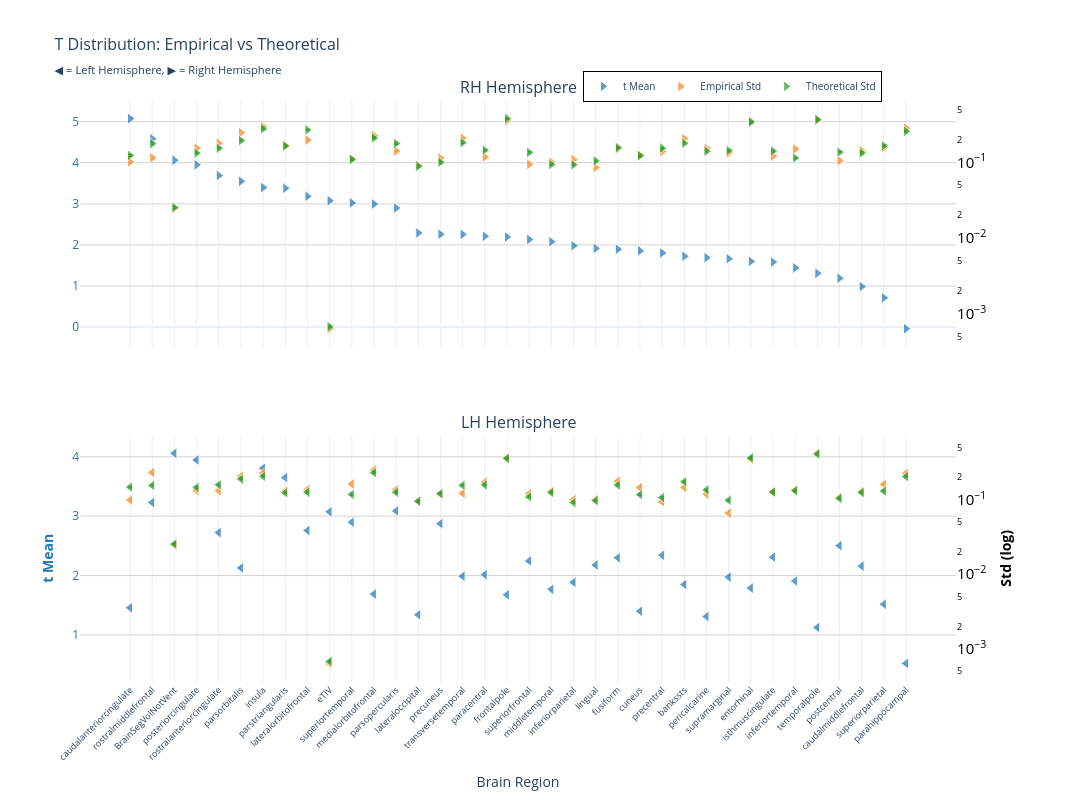
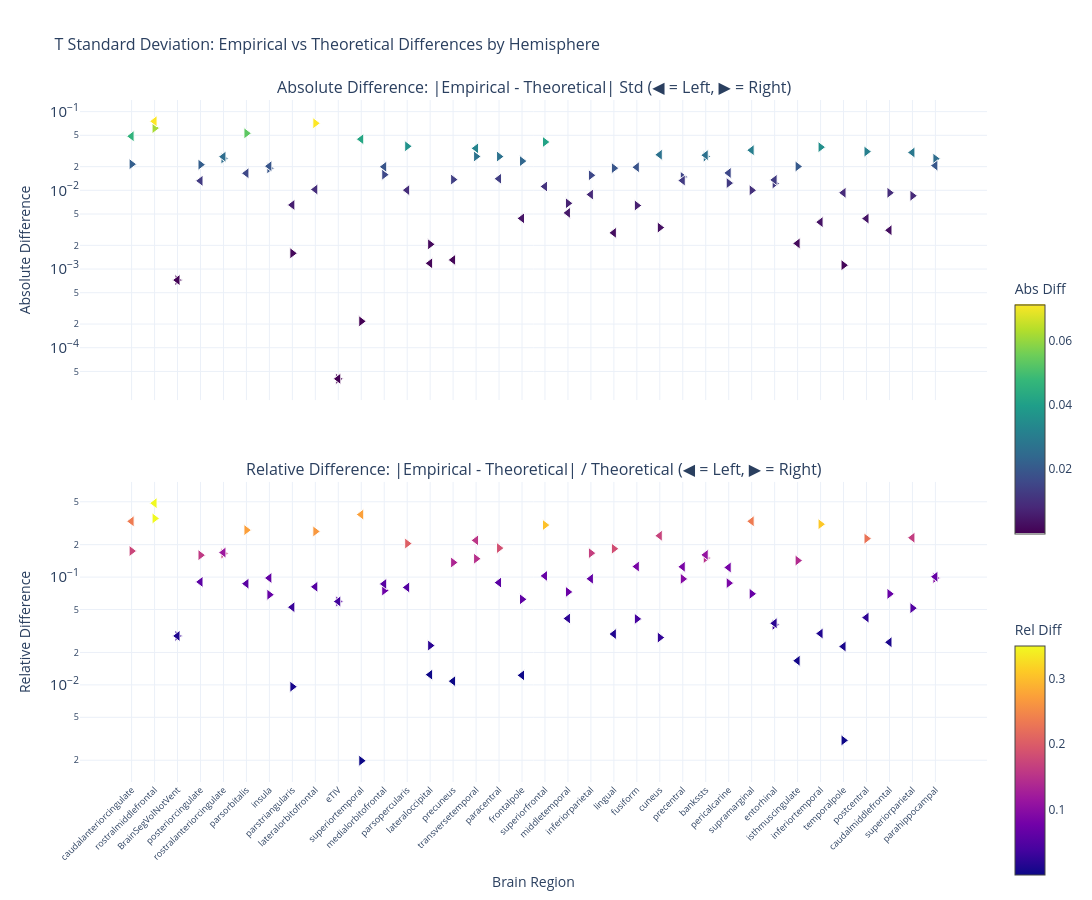

Notebook code cell kept with these figures, in order:
### Markdown cell above
### t-statistic

### Code cell
nu_nav = df_npvr[(df_npvr["timepoint"] == "baseline") & (df_npvr["group"] == "HC-PD")]
data_path = stats_dir / f"student_baseline_{METRIC}.parquet"
df, stats = get_test_stats(
    data_path,
    stat_functions_F,
    nu_nav,
    hemisphere=True,
    study="baseline",
    raw_values=True,
)
show_figure(stats, hemisphere=True, stat_name="t", study="baseline", metric=METRIC)

### Figure 1 — Plotly figure (JSON) as saved in the notebook; plotly's stock layout.template omitted (floating-point values rounded to 4 significant figures)
{"data": [{"hovertemplate": "<b>%{x}</b><br>Mean t: %{y:.2f}<br><extra></extra>", "legendgroup": "mean", "marker": {"color": "#1f77b4", "line": {"color": "white", "width": 1}, "opacity": 0.7, "size": 10, "symbol": "triangle-right"}, "mode": "markers", "name": "t Mean", "showlegend": true, "type": "scatter", "x": ["caudalanteriorcingulate", "rostralmiddlefrontal", "BrainSegVolNotVent", "posteriorcingulate", "rostralanteriorcingulate", "parsorbitalis", "insula", "parstriangularis", "lateralorbitofrontal", "eTIV", "superiortemporal", "medialorbitofrontal", "parsopercularis", "lateraloccipital", "precuneus", "transversetemporal", "paracentral", "frontalpole", "superiorfrontal", "middletemporal", "inferiorparietal", "lingual", "fusiform", "cuneus", "precentral", "bankssts", "pericalcarine", "supramarginal", "entorhinal", "isthmuscingulate", "inferiortemporal", "temporalpole", "postcentral", "caudalmiddlefrontal", "superiorparietal", "parahippocampal"], "xaxis": "x", "y": [5.073, 4.581, 4.06, 3.948, 3.689, 3.547, 3.394, 3.379, 3.183, 3.076, 3.023, 2.993, 2.899, 2.291, 2.258, 2.256, 2.209, 2.193, 2.128, 2.077, 1.98, 1.915, 1.896, 1.854, 1.804, 1.723, 1.688, 1.661, 1.598, 1.582, 1.439, 1.308, 1.187, 0.9858, 0.7125, -0.04117], "yaxis": "y"}, {"hovertemplate": "<b>%{x}</b><br>Empirical Std: %{y:.3f}<br><extra></extra>", "legendgroup": "empirical", "marker": {"color": "#ff7f0e", "line": {"color": "white", "width": 1}, "opacity": 0.7, "size": 10, "symbol": "triangle-right"}, "mode": "markers", "name": "Empirical Std", "showlegend": true, "type": "scatter", "x": ["caudalanteriorcingulate", "rostralmiddlefrontal", "BrainSegVolNotVent", "posteriorcingulate", "rostralanteriorcingulate", "parsorbitalis", "insula", "parstriangularis", "lateralorbitofrontal", "eTIV", "superiortemporal", "medialorbitofrontal", "parsopercularis", "lateraloccipital", "precuneus", "transversetemporal", "paracentral", "frontalpole", "superiorfrontal", "middletemporal", "inferiorparietal", "lingual", "fusiform", "cuneus", "precentral", "bankssts", "pericalcarine", "supramarginal", "entorhinal", "isthmuscingulate", "inferiortemporal", "temporalpole", "postcentral", "caudalmiddlefrontal", "superiorparietal", "parahippocampal"], "xaxis": "x", "y": [0.1017, 0.1147, 0.02471, 0.1539, 0.1792, 0.2474, 0.2969, 0.1665, 0.1972, 0.0006372, 0.1093, 0.2261, 0.1411, 0.09095, 0.114, 0.209, 0.1178, 0.3544, 0.09431, 0.1008, 0.1086, 0.0853, 0.1504, 0.1258, 0.1391, 0.2056, 0.1528, 0.133, 0.3512, 0.1211, 0.1497, 0.365, 0.1054, 0.1425, 0.1571, 0.2821], "yaxis": "y2"}, {"error_y": {"array": [0.00345, 0.004944, 0.0007126, 0.003717, 0.004308, 0.005446, 0.007784, 0.004621, 0.00752, 1.898e-05, 0.00307, 0.005893, 0.00497, 0.002491, 0.002809, 0.005102, 0.004053, 0.01059, 0.003795, 0.002633, 0.002609, 0.002926, 0.004393, 0.00343, 0.004314, 0.005008, 0.003936, 0.004008, 0.009498, 0.003955, 0.003203, 0.01026, 0.003824, 0.003733, 0.00464, 0.007199], "arrayminus": [0.003355, 0.004807, 0.0006929, 0.003614, 0.004188, 0.005295, 0.007568, 0.004493, 0.007311, 1.846e-05, 0.002985, 0.005729, 0.004833, 0.002422, 0.002732, 0.004961, 0.003941, 0.01029, 0.00369, 0.00256, 0.002536, 0.002845, 0.004271, 0.003334, 0.004194, 0.004869, 0.003827, 0.003897, 0.009235, 0.003846, 0.003114, 0.009972, 0.003718, 0.003629, 0.004512, 0.006999], "color": "#2ca02c", "thickness": 1, "type": "data", "visible": true, "width": 2}, "hovertemplate": "<b>%{x}</b><br>Theoretical Std: %{y:.3f}<br><extra></extra>", "legendgroup": "theoretical", "marker": {"color": "#2ca02c", "line": {"color": "white", "width": 1}, "opacity": 0.7, "size": 10, "symbol": "triangle-right"}, "mode": "markers", "name": "Theoretical Std", "showlegend": true, "type": "scatter", "x": ["caudalanteriorcingulate", "rostralmiddlefrontal", "BrainSegVolNotVent", "posteriorcingulate", "rostralanteriorcingulate", "parsorbitalis", "insula", "parstriangularis", "lateralorbitofrontal", "eTIV", "superiortemporal", "medialorbitofrontal", "parsopercularis", "lateraloccipital", "precuneus", "transversetemporal", "paracentral", "frontalpole", "superiorfrontal", "middletemporal", "inferiorparietal", "lingual", "fusiform", "cuneus", "precentral", "bankssts", "pericalcarine", "supramarginal", "entorhinal", "isthmuscingulate", "inferiortemporal", "temporalpole", "postcentral", "caudalmiddlefrontal", "superiorparietal", "parahippocampal"], "xaxis": "x", "y": [0.1231, 0.1764, 0.02543, 0.1327, 0.1537, 0.1944, 0.2778, 0.1649, 0.2684, 0.0006775, 0.1096, 0.2103, 0.1774, 0.08889, 0.1003, 0.1821, 0.1447, 0.3779, 0.1355, 0.09397, 0.09311, 0.1045, 0.1568, 0.1224, 0.154, 0.1787, 0.1405, 0.143, 0.339, 0.1412, 0.1143, 0.3661, 0.1365, 0.1332, 0.1656, 0.2569], "yaxis": "y2"}, {"hovertemplate": "<b>%{x}</b><br>Mean t: %{y:.2f}<br><extra></extra>", "legendgroup": "mean", "marker": {"color": "#1f77b4", "line": {"color": "white", "width": 1}, "opacity": 0.7, "size": 10, "symbol": "triangle-left"}, "mode": "markers", "name": "t Mean", "showlegend": false, "type": "scatter", "x": ["BrainSegVolNotVent", "posteriorcingulate", "insula", "parstriangularis", "rostralmiddlefrontal", "parsopercularis", "eTIV", "superiortemporal", "precuneus", "lateralorbitofrontal", "rostralanteriorcingulate", "postcentral", "precentral", "isthmuscingulate", "fusiform", "superiorfrontal", "lingual", "caudalmiddlefrontal", "parsorbitalis", "paracentral", "transversetemporal", "supramarginal", "inferiortemporal", "inferiorparietal", "bankssts", "entorhinal", "middletemporal", "medialorbitofrontal", "frontalpole", "superiorparietal", "caudalanteriorcingulate", "cuneus", "lateraloccipital", "pericalcarine", "temporalpole", "parahippocampal"], "xaxis": "x2", "y": [4.06, 3.947, 3.808, 3.651, 3.229, 3.088, 3.076, 2.898, 2.875, 2.759, 2.723, 2.504, 2.341, 2.31, 2.3, 2.247, 2.177, 2.161, 2.129, 2.016, 1.988, 1.974, 1.908, 1.887, 1.85, 1.789, 1.768, 1.688, 1.676, 1.518, 1.457, 1.399, 1.34, 1.311, 1.125, 0.5209], "yaxis": "y3"}, {"hovertemplate": "<b>%{x}</b><br>Empirical Std: %{y:.3f}<br><extra></extra>", "legendgroup": "empirical", "marker": {"color": "#ff7f0e", "line": {"color": "white", "width": 1}, "opacity": 0.7, "size": 10, "symbol": "triangle-left"}, "mode": "markers", "name": "Empirical Std", "showlegend": false, "type": "scatter", "x": ["BrainSegVolNotVent", "posteriorcingulate", "insula", "parstriangularis", "rostralmiddlefrontal", "parsopercularis", "eTIV", "superiortemporal", "precuneus", "lateralorbitofrontal", "rostralanteriorcingulate", "postcentral", "precentral", "isthmuscingulate", "fusiform", "superiorfrontal", "lingual", "caudalmiddlefrontal", "parsorbitalis", "paracentral", "transversetemporal", "supramarginal", "inferiortemporal", "inferiorparietal", "bankssts", "entorhinal", "middletemporal", "medialorbitofrontal", "frontalpole", "superiorparietal", "caudalanteriorcingulate", "cuneus", "lateraloccipital", "pericalcarine", "temporalpole", "parahippocampal"], "xaxis": "x2", "y": [0.02471, 0.1331, 0.2268, 0.1306, 0.2311, 0.1355, 0.0006372, 0.1621, 0.1193, 0.1364, 0.1317, 0.1084, 0.09358, 0.1285, 0.1768, 0.1203, 0.1002, 0.1283, 0.2062, 0.172, 0.1217, 0.0659, 0.1357, 0.1005, 0.1462, 0.3502, 0.1304, 0.2504, 0.3548, 0.1609, 0.09922, 0.1454, 0.09623, 0.1188, 0.4196, 0.2252], "yaxis": "y4"}, {"error_y": {"array": [0.0007126, 0.004099, 0.005786, 0.003476, 0.00436, 0.003513, 1.898e-05, 0.003291, 0.003378, 0.003534, 0.00444, 0.002913, 0.002995, 0.003541, 0.004401, 0.003058, 0.002726, 0.003507, 0.005314, 0.004426, 0.004369, 0.002754, 0.003691, 0.002568, 0.00488, 0.01019, 0.003507, 0.006459, 0.01006, 0.003659, 0.004144, 0.00328, 0.002663, 0.003795, 0.01149, 0.005731], "arrayminus": [0.0006929, 0.003985, 0.005626, 0.00338, 0.00424, 0.003416, 1.846e-05, 0.0032, 0.003284, 0.003436, 0.004317, 0.002833, 0.002912, 0.003443, 0.004279, 0.002973, 0.00265, 0.00341, 0.005167, 0.004303, 0.004248, 0.002678, 0.003589, 0.002497, 0.004745, 0.00991, 0.00341, 0.00628, 0.009785, 0.003558, 0.00403, 0.003189, 0.002589, 0.003689, 0.01118, 0.005572], "color": "#2ca02c", "thickness": 1, "type": "data", "visible": true, "width": 2}, "hovertemplate": "<b>%{x}</b><br>Theoretical Std: %{y:.3f}<br><extra></extra>", "legendgroup": "theoretical", "marker": {"color": "#2ca02c", "line": {"color": "white", "width": 1}, "opacity": 0.7, "size": 10, "symbol": "triangle-left"}, "mode": "markers", "name": "Theoretical Std", "showlegend": false, "type": "scatter", "x": ["BrainSegVolNotVent", "posteriorcingulate", "insula", "parstriangularis", "rostralmiddlefrontal", "parsopercularis", "eTIV", "superiortemporal", "precuneus", "lateralorbitofrontal", "rostralanteriorcingulate", "postcentral", "precentral", "isthmuscingulate", "fusiform", "superiorfrontal", "lingual", "caudalmiddlefrontal", "parsorbitalis", "paracentral", "transversetemporal", "supramarginal", "inferiortemporal", "inferiorparietal", "bankssts", "entorhinal", "middletemporal", "medialorbitofrontal", "frontalpole", "superiorparietal", "caudalanteriorcingulate", "cuneus", "lateraloccipital", "pericalcarine", "temporalpole", "parahippocampal"], "xaxis": "x2", "y": [0.02543, 0.1463, 0.2065, 0.1241, 0.1556, 0.1254, 0.0006775, 0.1175, 0.1206, 0.1261, 0.1585, 0.104, 0.1069, 0.1264, 0.1571, 0.1091, 0.09728, 0.1252, 0.1897, 0.158, 0.1559, 0.0983, 0.1317, 0.09167, 0.1742, 0.3638, 0.1252, 0.2305, 0.3592, 0.1306, 0.1479, 0.1171, 0.09504, 0.1354, 0.4102, 0.2045], "yaxis": "y4"}], "layout": {"annotations": [{"font": {"size": 16}, "showarrow": false, "text": "RH Hemisphere", "x": 0.47, "xanchor": "center", "xref": "paper", "y": 1.0, "yanchor": "bottom", "yref": "paper"}, {"font": {"size": 16}, "showarrow": false, "text": "LH Hemisphere", "x": 0.47, "xanchor": "center", "xref": "paper", "y": 0.425, "yanchor": "bottom", "yref": "paper"}], "height": 800, "hovermode": "x", "legend": {"bgcolor": "rgba(255, 255, 255, 0.9)", "bordercolor": "black", "borderwidth": 1, "font": {"size": 10}, "orientation": "h", "x": 0.7, "xanchor": "center", "y": 1.05}, "title": {"font": {"size": 16}, "text": "T Distribution: Empirical vs Theoretical<br><sub>◀ = Left Hemisphere, ▶ = Right Hemisphere</sub>"}, "width": 1400, "xaxis": {"anchor": "y", "domain": [0.0, 0.94], "matches": "x2", "showticklabels": false}, "xaxis2": {"anchor": "y3", "domain": [0.0, 0.94], "tickangle": -45, "tickfont": {"size": 9}, "title": {"text": "Brain Region"}}, "yaxis": {"anchor": "x", "domain": [0.575, 1.0], "gridcolor": "lightgray", "showgrid": true, "tickfont": {"color": "#1f77b4"}, "title": {"font": {"color": "#1f77b4"}, "text": ""}}, "yaxis2": {"anchor": "x", "exponentformat": "power", "overlaying": "y", "showgrid": false, "side": "right", "tickfont": {"color": "black"}, "title": {"font": {"color": "black"}, "text": ""}, "type": "log"}, "yaxis3": {"anchor": "x2", "domain": [0.0, 0.425], "gridcolor": "lightgray", "showgrid": true, "tickfont": {"color": "#1f77b4"}, "title": {"font": {"color": "#1f77b4"}, "text": "<b>t Mean</b>"}}, "yaxis4": {"anchor": "x2", "exponentformat": "power", "overlaying": "y3", "showgrid": false, "side": "right", "tickfont": {"color": "black"}, "title": {"font": {"color": "black"}, "text": "<b>Std (log)</b>"}, "type": "log"}}}

### Figure 2 — Plotly figure (JSON) as saved in the notebook; plotly's stock layout.template omitted (floating-point values rounded to 4 significant figures)
{"data": [{"hovertemplate": "<b>%{x}</b><br>Hemisphere: %{text}<br>Abs Diff: %{y:.4f}<br><extra></extra>", "legendgroup": "abs_rh", "marker": {"color": [0.02148, 0.06177, 0.0007237, 0.0212, 0.02545, 0.05303, 0.01906, 0.001586, 0.0712, 4.026e-05, 0.0002167, 0.01581, 0.0363, 0.00206, 0.01369, 0.02695, 0.02686, 0.02351, 0.04114, 0.006844, 0.01553, 0.01915, 0.006418, 0.003363, 0.01482, 0.02685, 0.01235, 0.01001, 0.01223, 0.0201, 0.03537, 0.001119, 0.03105, 0.009306, 0.008533, 0.0252], "colorbar": {"len": 0.4, "title": {"text": "Abs Diff"}, "y": 0.75, "yanchor": "top"}, "colorscale": [[0.0, "#440154"], [0.1111, "#482878"], [0.2222, "#3e4989"], [0.3333, "#31688e"], [0.4444, "#26828e"], [0.5556, "#1f9e89"], [0.6667, "#35b779"], [0.7778, "#6ece58"], [0.8889, "#b5de2b"], [1.0, "#fde725"]], "line": {"color": "white", "width": 1}, "showscale": true, "size": 10, "symbol": "triangle-right"}, "mode": "markers", "name": "Absolute (rh)", "showlegend": false, "text": ["rh", "rh", "rh", "rh", "rh", "rh", "rh", "rh", "rh", "rh", "rh", "rh", "rh", "rh", "rh", "rh", "rh", "rh", "rh", "rh", "rh", "rh", "rh", "rh", "rh", "rh", "rh", "rh", "rh", "rh", "rh", "rh", "rh", "rh", "rh", "rh"], "type": "scatter", "x": ["caudalanteriorcingulate", "rostralmiddlefrontal", "BrainSegVolNotVent", "posteriorcingulate", "rostralanteriorcingulate", "parsorbitalis", "insula", "parstriangularis", "lateralorbitofrontal", "eTIV", "superiortemporal", "medialorbitofrontal", "parsopercularis", "lateraloccipital", "precuneus", "transversetemporal", "paracentral", "frontalpole", "superiorfrontal", "middletemporal", "inferiorparietal", "lingual", "fusiform", "cuneus", "precentral", "bankssts", "pericalcarine", "supramarginal", "entorhinal", "isthmuscingulate", "inferiortemporal", "temporalpole", "postcentral", "caudalmiddlefrontal", "superiorparietal", "parahippocampal"], "xaxis": "x", "y": [0.02148, 0.06177, 0.0007237, 0.0212, 0.02545, 0.05303, 0.01906, 0.001586, 0.0712, 4.026e-05, 0.0002167, 0.01581, 0.0363, 0.00206, 0.01369, 0.02695, 0.02686, 0.02351, 0.04114, 0.006844, 0.01553, 0.01915, 0.006418, 0.003363, 0.01482, 0.02685, 0.01235, 0.01001, 0.01223, 0.0201, 0.03537, 0.001119, 0.03105, 0.009306, 0.008533, 0.0252], "yaxis": "y"}, {"hovertemplate": "<b>%{x}</b><br>Hemisphere: %{text}<br>Rel Diff: %{y:.2%}<br><extra></extra>", "legendgroup": "rel_rh", "marker": {"color": [0.1745, 0.3501, 0.02845, 0.1598, 0.1656, 0.2728, 0.06861, 0.009618, 0.2653, 0.05943, 0.001978, 0.07515, 0.2046, 0.02317, 0.1366, 0.148, 0.1857, 0.06222, 0.3038, 0.07283, 0.1668, 0.1833, 0.04094, 0.02748, 0.09624, 0.1502, 0.08793, 0.06999, 0.03608, 0.1424, 0.3095, 0.003056, 0.2275, 0.06985, 0.05152, 0.09809], "colorbar": {"len": 0.4, "title": {"text": "Rel Diff"}, "y": 0.25, "yanchor": "top"}, "colorscale": [[0.0, "#0d0887"], [0.1111, "#46039f"], [0.2222, "#7201a8"], [0.3333, "#9c179e"], [0.4444, "#bd3786"], [0.5556, "#d8576b"], [0.6667, "#ed7953"], [0.7778, "#fb9f3a"], [0.8889, "#fdca26"], [1.0, "#f0f921"]], "line": {"color": "white", "width": 1}, "showscale": true, "size": 10, "symbol": "triangle-right"}, "mode": "markers", "name": "Relative (rh)", "showlegend": false, "text": ["rh", "rh", "rh", "rh", "rh", "rh", "rh", "rh", "rh", "rh", "rh", "rh", "rh", "rh", "rh", "rh", "rh", "rh", "rh", "rh", "rh", "rh", "rh", "rh", "rh", "rh", "rh", "rh", "rh", "rh", "rh", "rh", "rh", "rh", "rh", "rh"], "type": "scatter", "x": ["caudalanteriorcingulate", "rostralmiddlefrontal", "BrainSegVolNotVent", "posteriorcingulate", "rostralanteriorcingulate", "parsorbitalis", "insula", "parstriangularis", "lateralorbitofrontal", "eTIV", "superiortemporal", "medialorbitofrontal", "parsopercularis", "lateraloccipital", "precuneus", "transversetemporal", "paracentral", "frontalpole", "superiorfrontal", "middletemporal", "inferiorparietal", "lingual", "fusiform", "cuneus", "precentral", "bankssts", "pericalcarine", "supramarginal", "entorhinal", "isthmuscingulate", "inferiortemporal", "temporalpole", "postcentral", "caudalmiddlefrontal", "superiorparietal", "parahippocampal"], "xaxis": "x2", "y": [0.1745, 0.3501, 0.02845, 0.1598, 0.1656, 0.2728, 0.06861, 0.009618, 0.2653, 0.05943, 0.001978, 0.07515, 0.2046, 0.02317, 0.1366, 0.148, 0.1857, 0.06222, 0.3038, 0.07283, 0.1668, 0.1833, 0.04094, 0.02748, 0.09624, 0.1502, 0.08793, 0.06999, 0.03608, 0.1424, 0.3095, 0.003056, 0.2275, 0.06985, 0.05152, 0.09809], "yaxis": "y2"}, {"hovertemplate": "<b>%{x}</b><br>Hemisphere: %{text}<br>Abs Diff: %{y:.4f}<br><extra></extra>", "legendgroup": "abs_lh", "marker": {"color": [0.0007237, 0.0132, 0.02027, 0.006522, 0.07549, 0.01006, 4.026e-05, 0.04467, 0.001306, 0.01025, 0.02677, 0.004377, 0.01332, 0.002117, 0.01967, 0.01119, 0.002883, 0.003112, 0.01648, 0.01404, 0.03417, 0.0324, 0.003946, 0.008846, 0.02799, 0.01357, 0.00517, 0.01993, 0.004405, 0.03028, 0.0487, 0.02833, 0.001182, 0.01663, 0.009311, 0.02061], "colorbar": {"len": 0.4, "title": {"text": "Abs Diff"}, "y": 0.75, "yanchor": "top"}, "colorscale": [[0.0, "#440154"], [0.1111, "#482878"], [0.2222, "#3e4989"], [0.3333, "#31688e"], [0.4444, "#26828e"], [0.5556, "#1f9e89"], [0.6667, "#35b779"], [0.7778, "#6ece58"], [0.8889, "#b5de2b"], [1.0, "#fde725"]], "line": {"color": "white", "width": 1}, "showscale": false, "size": 10, "symbol": "triangle-left"}, "mode": "markers", "name": "Absolute (lh)", "showlegend": false, "text": ["lh", "lh", "lh", "lh", "lh", "lh", "lh", "lh", "lh", "lh", "lh", "lh", "lh", "lh", "lh", "lh", "lh", "lh", "lh", "lh", "lh", "lh", "lh", "lh", "lh", "lh", "lh", "lh", "lh", "lh", "lh", "lh", "lh", "lh", "lh", "lh"], "type": "scatter", "x": ["BrainSegVolNotVent", "posteriorcingulate", "insula", "parstriangularis", "rostralmiddlefrontal", "parsopercularis", "eTIV", "superiortemporal", "precuneus", "lateralorbitofrontal", "rostralanteriorcingulate", "postcentral", "precentral", "isthmuscingulate", "fusiform", "superiorfrontal", "lingual", "caudalmiddlefrontal", "parsorbitalis", "paracentral", "transversetemporal", "supramarginal", "inferiortemporal", "inferiorparietal", "bankssts", "entorhinal", "middletemporal", "medialorbitofrontal", "frontalpole", "superiorparietal", "caudalanteriorcingulate", "cuneus", "lateraloccipital", "pericalcarine", "temporalpole", "parahippocampal"], "xaxis": "x", "y": [0.0007237, 0.0132, 0.02027, 0.006522, 0.07549, 0.01006, 4.026e-05, 0.04467, 0.001306, 0.01025, 0.02677, 0.004377, 0.01332, 0.002117, 0.01967, 0.01119, 0.002883, 0.003112, 0.01648, 0.01404, 0.03417, 0.0324, 0.003946, 0.008846, 0.02799, 0.01357, 0.00517, 0.01993, 0.004405, 0.03028, 0.0487, 0.02833, 0.001182, 0.01663, 0.009311, 0.02061], "yaxis": "y"}, {"hovertemplate": "<b>%{x}</b><br>Hemisphere: %{text}<br>Rel Diff: %{y:.2%}<br><extra></extra>", "legendgroup": "rel_lh", "marker": {"color": [0.02845, 0.09024, 0.09813, 0.05257, 0.485, 0.08021, 0.05943, 0.3804, 0.01083, 0.08128, 0.1689, 0.0421, 0.1246, 0.01675, 0.1252, 0.1026, 0.02963, 0.02486, 0.08688, 0.0889, 0.2192, 0.3296, 0.02995, 0.0965, 0.1607, 0.0373, 0.0413, 0.08645, 0.01226, 0.2318, 0.3292, 0.2419, 0.01244, 0.1228, 0.0227, 0.1008], "colorbar": {"len": 0.4, "title": {"text": "Rel Diff"}, "y": 0.25, "yanchor": "top"}, "colorscale": [[0.0, "#0d0887"], [0.1111, "#46039f"], [0.2222, "#7201a8"], [0.3333, "#9c179e"], [0.4444, "#bd3786"], [0.5556, "#d8576b"], [0.6667, "#ed7953"], [0.7778, "#fb9f3a"], [0.8889, "#fdca26"], [1.0, "#f0f921"]], "line": {"color": "white", "width": 1}, "showscale": false, "size": 10, "symbol": "triangle-left"}, "mode": "markers", "name": "Relative (lh)", "showlegend": false, "text": ["lh", "lh", "lh", "lh", "lh", "lh", "lh", "lh", "lh", "lh", "lh", "lh", "lh", "lh", "lh", "lh", "lh", "lh", "lh", "lh", "lh", "lh", "lh", "lh", "lh", "lh", "lh", "lh", "lh", "lh", "lh", "lh", "lh", "lh", "lh", "lh"], "type": "scatter", "x": ["BrainSegVolNotVent", "posteriorcingulate", "insula", "parstriangularis", "rostralmiddlefrontal", "parsopercularis", "eTIV", "superiortemporal", "precuneus", "lateralorbitofrontal", "rostralanteriorcingulate", "postcentral", "precentral", "isthmuscingulate", "fusiform", "superiorfrontal", "lingual", "caudalmiddlefrontal", "parsorbitalis", "paracentral", "transversetemporal", "supramarginal", "inferiortemporal", "inferiorparietal", "bankssts", "entorhinal", "middletemporal", "medialorbitofrontal", "frontalpole", "superiorparietal", "caudalanteriorcingulate", "cuneus", "lateraloccipital", "pericalcarine", "temporalpole", "parahippocampal"], "xaxis": "x2", "y": [0.02845, 0.09024, 0.09813, 0.05257, 0.485, 0.08021, 0.05943, 0.3804, 0.01083, 0.08128, 0.1689, 0.0421, 0.1246, 0.01675, 0.1252, 0.1026, 0.02963, 0.02486, 0.08688, 0.0889, 0.2192, 0.3296, 0.02995, 0.0965, 0.1607, 0.0373, 0.0413, 0.08645, 0.01226, 0.2318, 0.3292, 0.2419, 0.01244, 0.1228, 0.0227, 0.1008], "yaxis": "y2"}], "layout": {"annotations": [{"font": {"size": 16}, "showarrow": false, "text": "Absolute Difference: |Empirical - Theoretical| Std (◀ = Left, ▶ = Right)", "x": 0.5, "xanchor": "center", "xref": "paper", "y": 1.0, "yanchor": "bottom", "yref": "paper"}, {"font": {"size": 16}, "showarrow": false, "text": "Relative Difference: |Empirical - Theoretical| / Theoretical (◀ = Left, ▶ = Right)", "x": 0.5, "xanchor": "center", "xref": "paper", "y": 0.44, "yanchor": "bottom", "yref": "paper"}], "height": 900, "hovermode": "x unified", "showlegend": false, "title": {"font": {"size": 16}, "text": "T Standard Deviation: Empirical vs Theoretical Differences by Hemisphere"}, "width": 1400, "xaxis": {"anchor": "y", "domain": [0.0, 1.0], "showticklabels": false}, "xaxis2": {"anchor": "y2", "domain": [0.0, 1.0], "tickangle": -45, "tickfont": {"size": 9}, "title": {"text": "Brain Region"}}, "yaxis": {"anchor": "x", "domain": [0.56, 1.0], "exponentformat": "power", "title": {"text": "Absolute Difference"}, "type": "log"}, "yaxis2": {"anchor": "x2", "domain": [0.0, 0.44], "exponentformat": "power", "title": {"text": "Relative Difference"}, "type": "log"}}}
